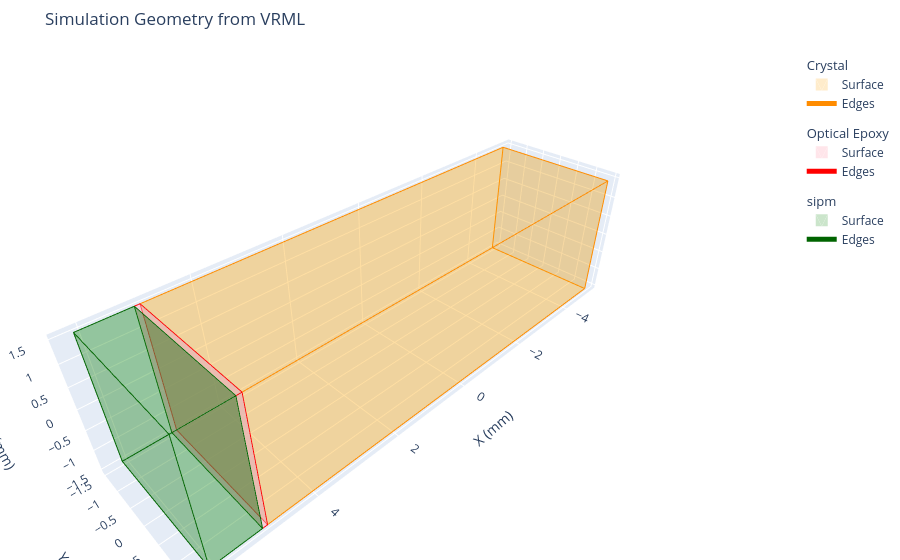

Write notebook code for a chart like this one.
### Code cell
style_sheet_path = "wrl_stylesheet.example.json"

fig = qmirt.plot.plot_wrl_file(
    "../../simple_lyso_sipm.wrl",
    style_sheet=style_sheet_path,
    exclude_patterns=["world:*"],
    # exclude_patterns=["crystal:*", "world:*"],
    exclude_mode="replace",
)
fig.show()

### Figure 1 — Plotly figure (JSON) as saved in the notebook; plotly's stock layout.template omitted (floating-point values rounded to 4 significant figures)
{"data": [{"color": "orange", "flatshading": true, "i": [0, 0, 4, 4, 7, 7, 6, 6, 5, 5, 4, 4], "j": [3, 2, 7, 3, 6, 2, 5, 1, 4, 0, 5, 6], "k": [2, 1, 3, 0, 2, 3, 1, 2, 0, 1, 6, 7], "legendgroup": "Geometry Crystal", "legendgrouptitle": {"text": "Crystal"}, "name": "Surface", "opacity": 0.2, "showlegend": true, "type": "mesh3d", "x": [-5, 5, 5, -5, -5, 5, 5, -5], "y": [-1.5, -1.5, 1.5, 1.5, -1.5, -1.5, 1.5, 1.5], "z": [-1.5, -1.5, -1.5, -1.5, 1.5, 1.5, 1.5, 1.5]}, {"hoverinfo": "skip", "legendgroup": "Geometry Crystal", "line": {"color": "darkorange", "width": 2}, "mode": "lines", "name": "Edges", "showlegend": true, "type": "scatter3d", "x": [-5, -5, null, 5, -5, null, 5, 5, null, -5, 5, null, -5, -5, null, -5, -5, null, -5, -5, null, 5, -5, null, 5, 5, null, 5, 5, null, 5, 5, null, -5, 5, null], "y": [-1.5, 1.5, null, 1.5, 1.5, null, -1.5, 1.5, null, -1.5, -1.5, null, -1.5, 1.5, null, 1.5, 1.5, null, -1.5, -1.5, null, 1.5, 1.5, null, 1.5, 1.5, null, -1.5, 1.5, null, -1.5, -1.5, null, -1.5, -1.5, null], "z": [-1.5, -1.5, null, -1.5, -1.5, null, -1.5, -1.5, null, -1.5, -1.5, null, 1.5, 1.5, null, -1.5, 1.5, null, -1.5, 1.5, null, 1.5, 1.5, null, -1.5, 1.5, null, 1.5, 1.5, null, -1.5, 1.5, null, 1.5, 1.5, null]}, {"color": "pink", "flatshading": true, "i": [0, 0, 4, 4, 7, 7, 6, 6, 5, 5, 4, 4], "j": [3, 2, 7, 3, 6, 2, 5, 1, 4, 0, 5, 6], "k": [2, 1, 3, 0, 2, 3, 1, 2, 0, 1, 6, 7], "legendgroup": "Geometry Optical Epoxy", "legendgrouptitle": {"text": "Optical Epoxy"}, "name": "Surface", "opacity": 0.4, "showlegend": true, "type": "mesh3d", "x": [5, 5.1, 5.1, 5, 5, 5.1, 5.1, 5], "y": [-1.5, -1.5, 1.5, 1.5, -1.5, -1.5, 1.5, 1.5], "z": [-1.5, -1.5, -1.5, -1.5, 1.5, 1.5, 1.5, 1.5]}, {"hoverinfo": "skip", "legendgroup": "Geometry Optical Epoxy", "line": {"color": "red", "width": 2}, "mode": "lines", "name": "Edges", "showlegend": true, "type": "scatter3d", "x": [5, 5, null, 5.1, 5, null, 5.1, 5.1, null, 5, 5.1, null, 5, 5, null, 5, 5, null, 5, 5, null, 5.1, 5, null, 5.1, 5.1, null, 5.1, 5.1, null, 5.1, 5.1, null, 5, 5.1, null], "y": [-1.5, 1.5, null, 1.5, 1.5, null, -1.5, 1.5, null, -1.5, -1.5, null, -1.5, 1.5, null, 1.5, 1.5, null, -1.5, -1.5, null, 1.5, 1.5, null, 1.5, 1.5, null, -1.5, 1.5, null, -1.5, -1.5, null, -1.5, -1.5, null], "z": [-1.5, -1.5, null, -1.5, -1.5, null, -1.5, -1.5, null, -1.5, -1.5, null, 1.5, 1.5, null, -1.5, 1.5, null, -1.5, 1.5, null, 1.5, 1.5, null, -1.5, 1.5, null, 1.5, 1.5, null, -1.5, 1.5, null, 1.5, 1.5, null]}, {"color": "green", "flatshading": true, "i": [0, 0, 4, 4, 7, 7, 6, 6, 5, 5, 4, 4], "j": [3, 2, 7, 3, 6, 2, 5, 1, 4, 0, 5, 6], "k": [2, 1, 3, 0, 2, 3, 1, 2, 0, 1, 6, 7], "legendgroup": "Geometry sipm", "legendgrouptitle": {"text": "sipm"}, "name": "Surface", "opacity": 0.2, "showlegend": true, "type": "mesh3d", "x": [5.1, 6.1, 6.1, 5.1, 5.1, 6.1, 6.1, 5.1], "y": [-1.5, -1.5, 1.5, 1.5, -1.5, -1.5, 1.5, 1.5], "z": [-1.5, -1.5, -1.5, -1.5, 1.5, 1.5, 1.5, 1.5]}, {"hoverinfo": "skip", "legendgroup": "Geometry sipm", "line": {"color": "darkgreen", "width": 2}, "mode": "lines", "name": "Edges", "showlegend": true, "type": "scatter3d", "x": [5.1, 5.1, null, 6.1, 5.1, null, 6.1, 6.1, null, 5.1, 6.1, null, 5.1, 5.1, null, 5.1, 5.1, null, 5.1, 5.1, null, 6.1, 5.1, null, 6.1, 6.1, null, 6.1, 6.1, null, 6.1, 6.1, null, 5.1, 6.1, null], "y": [-1.5, 1.5, null, 1.5, 1.5, null, -1.5, 1.5, null, -1.5, -1.5, null, -1.5, 1.5, null, 1.5, 1.5, null, -1.5, -1.5, null, 1.5, 1.5, null, 1.5, 1.5, null, -1.5, 1.5, null, -1.5, -1.5, null, -1.5, -1.5, null], "z": [-1.5, -1.5, null, -1.5, -1.5, null, -1.5, -1.5, null, -1.5, -1.5, null, 1.5, 1.5, null, -1.5, 1.5, null, -1.5, 1.5, null, 1.5, 1.5, null, -1.5, 1.5, null, 1.5, 1.5, null, -1.5, 1.5, null, 1.5, 1.5, null]}], "layout": {"legend": {"itemsizing": "constant"}, "margin": {"b": 0, "l": 0, "r": 0, "t": 50}, "scene": {"aspectmode": "data", "camera": {"eye": {"x": 1.5, "y": 1.5, "z": 1.5}}, "xaxis": {"title": {"text": "X (mm)"}}, "yaxis": {"title": {"text": "Y (mm)"}}, "zaxis": {"title": {"text": "Z (mm)"}}}, "title": {"text": "Simulation Geometry from VRML"}}}
